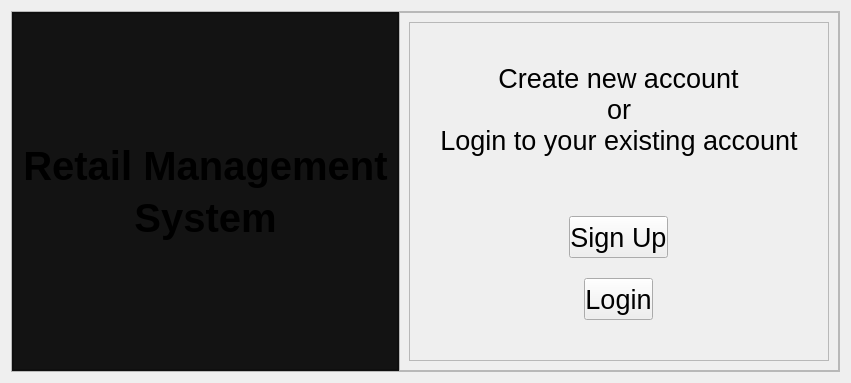
      <widget class="QWidget" name="rms_main">
       <layout class="QVBoxLayout" name="verticalLayout_4">
        <item>
         <widget class="QFrame" name="frame">
          <property name="styleSheet">
           <string notr="true"/>
          </property>
          <property name="frameShape">
           <enum>QFrame::StyledPanel</enum>
          </property>
          <property name="frameShadow">
           <enum>QFrame::Raised</enum>
          </property>
          <layout class="QHBoxLayout" name="horizontalLayout">
           <property name="spacing">
            <number>0</number>
           </property>
           <property name="leftMargin">
            <number>0</number>
           </property>
           <property name="topMargin">
            <number>0</number>
           </property>
           <property name="rightMargin">
            <number>0</number>
           </property>
           <property name="bottomMargin">
            <number>0</number>
           </property>
           <item>
            <widget class="QFrame" name="frame_2">
             <property name="styleSheet">
              <string notr="true">background-color:rgb(19, 19, 19);</string>
             </property>
             <property name="frameShape">
              <enum>QFrame::StyledPanel</enum>
             </property>
             <property name="frameShadow">
              <enum>QFrame::Raised</enum>
             </property>
             <layout class="QHBoxLayout" name="horizontalLayout_3">
              <property name="spacing">
               <number>0</number>
              </property>
              <property name="leftMargin">
               <number>0</number>
              </property>
              <property name="topMargin">
               <number>0</number>
              </property>
              <property name="rightMargin">
               <number>0</number>
              </property>
              <property name="bottomMargin">
               <number>0</number>
              </property>
              <item>
               <widget class="QFrame" name="frame_4">
                <property name="frameShape">
                 <enum>QFrame::StyledPanel</enum>
                </property>
                <property name="frameShadow">
                 <enum>QFrame::Raised</enum>
                </property>
                <layout class="QVBoxLayout" name="verticalLayout_2">
                 <item>
                  <spacer name="verticalSpacer_2">
                   <property name="orientation">
                    <enum>Qt::Vertical</enum>
                   </property>
                   <property name="sizeHint" stdset="0">
                    <size>
                     <width>20</width>
                     <height>40</height>
                    </size>
                   </property>
                  </spacer>
                 </item>
                 <item>
                  <widget class="QLabel" name="label_2">
                   <property name="font">
                    <font>
                     <pointsize>30</pointsize>
                    </font>
                   </property>
                   <property name="text">
                    <string>&lt;html&gt;&lt;head/&gt;&lt;body&gt;&lt;p align=&quot;center&quot;&gt;&lt;span style=&quot; font-weight:600;&quot;&gt;Retail Management&lt;/span&gt;&lt;/p&gt;&lt;/body&gt;&lt;/html&gt;</string>
                   </property>
                  </widget>
                 </item>
                 <item>
                  <widget class="QLabel" name="label">
                   <property name="font">
                    <font>
                     <pointsize>30</pointsize>
                    </font>
                   </property>
                   <property name="text">
                    <string>&lt;html&gt;&lt;head/&gt;&lt;body&gt;&lt;p align=&quot;center&quot;&gt;&lt;span style=&quot; font-weight:600;&quot;&gt;System&lt;/span&gt;&lt;/p&gt;&lt;/body&gt;&lt;/html&gt;</string>
                   </property>
                  </widget>
                 </item>
                 <item>
                  <spacer name="verticalSpacer">
                   <property name="orientation">
                    <enum>Qt::Vertical</enum>
                   </property>
                   <property name="sizeHint" stdset="0">
                    <size>
                     <width>20</width>
                     <height>40</height>
                    </size>
                   </property>
                  </spacer>
                 </item>
                </layout>
               </widget>
              </item>
             </layout>
            </widget>
           </item>
           <item>
            <widget class="QFrame" name="frame_3">
             <property name="frameShape">
              <enum>QFrame::StyledPanel</enum>
             </property>
             <property name="frameShadow">
              <enum>QFrame::Raised</enum>
             </property>
             <layout class="QHBoxLayout" name="horizontalLayout_4">
              <item>
               <widget class="QFrame" name="frame_5">
                <property name="frameShape">
                 <enum>QFrame::StyledPanel</enum>
                </property>
                <property name="frameShadow">
                 <enum>QFrame::Raised</enum>
                </property>
                <layout class="QVBoxLayout" name="verticalLayout_3" stretch="0,0,0,0,0,0,0">
                 <property name="spacing">
                  <number>0</number>
                 </property>
                 <property name="leftMargin">
                  <number>30</number>
                 </property>
                 <property name="topMargin">
                  <number>0</number>
                 </property>
                 <property name="rightMargin">
                  <number>30</number>
                 </property>
                 <property name="bottomMargin">
                  <number>0</number>
                 </property>
                 <item>
                  <spacer name="verticalSpacer_3">
                   <property name="orientation">
                    <enum>Qt::Vertical</enum>
                   </property>
                   <property name="sizeHint" stdset="0">
                    <size>
                     <width>20</width>
                     <height>40</height>
                    </size>
                   </property>
                  </spacer>
                 </item>
                 <item alignment="Qt::AlignHCenter">
                  <widget class="QLabel" name="label_3">
                   <property name="maximumSize">
                    <size>
                     <width>500</width>
                     <height>50</height>
                    </size>
                   </property>
                   <property name="font">
                    <font>
                     <pointsize>20</pointsize>
                    </font>
                   </property>
                   <property name="text">
                    <string>&lt;html&gt;&lt;head/&gt;&lt;body&gt;&lt;p align=&quot;center&quot;&gt;Create new account&lt;/p&gt;&lt;/body&gt;&lt;/html&gt;</string>
                   </property>
                  </widget>
                 </item>
                 <item alignment="Qt::AlignHCenter">
                  <widget class="QLabel" name="label_4">
                   <property name="maximumSize">
                    <size>
                     <width>150</width>
                     <height>50</height>
                    </size>
                   </property>
                   <property name="font">
                    <font>
                     <pointsize>20</pointsize>
                    </font>
                   </property>
                   <property name="text">
                    <string>&lt;html&gt;&lt;head/&gt;&lt;body&gt;&lt;p align=&quot;center&quot;&gt;or&lt;/p&gt;&lt;/body&gt;&lt;/html&gt;</string>
                   </property>
                  </widget>
                 </item>
                 <item alignment="Qt::AlignHCenter">
                  <widget class="QLabel" name="label_5">
                   <property name="maximumSize">
                    <size>
                     <width>500</width>
                     <height>50</height>
                    </size>
                   </property>
                   <property name="font">
                    <font>
                     <pointsize>20</pointsize>
                    </font>
                   </property>
                   <property name="text">
                    <string>&lt;html&gt;&lt;head/&gt;&lt;body&gt;&lt;p align=&quot;center&quot;&gt;Login to your existing account&lt;/p&gt;&lt;/body&gt;&lt;/html&gt;</string>
                   </property>
                  </widget>
                 </item>
                 <item alignment="Qt::AlignHCenter">
                  <widget class="QPushButton" name="rms_main_signup">
                   <property name="maximumSize">
                    <size>
                     <width>200</width>
                     <height>200</height>
                    </size>
                   </property>
                   <property name="font">
                    <font>
                     <pointsize>20</pointsize>
                    </font>
                   </property>
                   <property name="styleSheet">
                    <string notr="true">QPushButton{
height:40px;
margin-top:60;
}</string>
                   </property>
                   <property name="text">
                    <string>Sign Up</string>
                   </property>
                  </widget>
                 </item>
                 <item alignment="Qt::AlignHCenter">
                  <widget class="QPushButton" name="rms_main_login">
                   <property name="maximumSize">
                    <size>
                     <width>200</width>
                     <height>200</height>
                    </size>
                   </property>
                   <property name="font">
                    <font>
                     <pointsize>20</pointsize>
                    </font>
                   </property>
                   <property name="styleSheet">
                    <string notr="true">QPushButton{
height:40px;
margin-top:20px;
}</string>
                   </property>
                   <property name="text">
                    <string>Login</string>
                   </property>
                  </widget>
                 </item>
                 <item>
                  <spacer name="verticalSpacer_4">
                   <property name="orientation">
                    <enum>Qt::Vertical</enum>
                   </property>
                   <property name="sizeHint" stdset="0">
                    <size>
                     <width>20</width>
                     <height>40</height>
                    </size>
                   </property>
                  </spacer>
                 </item>
                </layout>
               </widget>
              </item>
             </layout>
            </widget>
           </item>
          </layout>
         </widget>
        </item>
       </layout>
      </widget>
